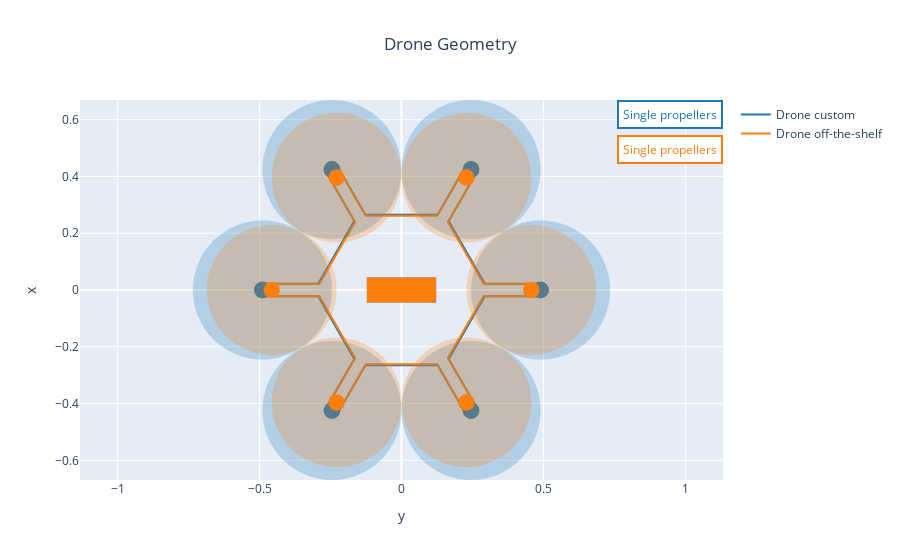

Here is the notebook cell this chart was saved with:
### Markdown cell above
## 3. Analysis and plots

We may now compare the results from the optimization in the continuous domain with the off-the-shelf configuration:

### Code cell
OUTPUT_FILE_CONTINUOUS = pth.join(DATA_FOLDER_PATH, "problem_outputs_DJI_M600_mdo.xml")
OUTPUT_FILE_DISCRETE = pth.join(DATA_FOLDER_PATH, "problem_outputs_discrete_DJI_M600_mdo.xml")
fig = multirotor_geometry_plot(OUTPUT_FILE_CONTINUOUS, name="Drone custom")
fig = multirotor_geometry_plot(OUTPUT_FILE_DISCRETE, name="Drone off-the-shelf", fig=fig)
fig.show()

### Figure 1 — Plotly figure (JSON) as saved in the notebook; plotly's stock layout.template omitted (floating-point values rounded to 4 significant figures)
{"data": [{"line": {"color": "rgb(31, 119, 180)"}, "mode": "lines", "name": "Drone custom", "type": "scatter", "uid": "8befeab8-02c9-4bdf-aab3-60209ffc0d0c", "x": [0.2933, 0.49, 0.49, 0.2933, 0.1661, 0.2644, 0.2256, 0.1272, -0.1272, -0.2256, -0.2644, -0.1661, -0.2933, -0.49, -0.49, -0.2933, -0.1661, -0.2644, -0.2256, -0.1272, 0.1272, 0.2256, 0.2644, 0.1661, 0.2933], "y": [0.02243, 0.02243, -0.02243, -0.02243, -0.2428, -0.4131, -0.4356, -0.2653, -0.2653, -0.4356, -0.4131, -0.2428, -0.02243, -0.02243, 0.02243, 0.02243, 0.2428, 0.4131, 0.4356, 0.2653, 0.2653, 0.4356, 0.4131, 0.2428, 0.02243]}, {"line": {"color": "rgb(255, 127, 14)"}, "mode": "lines", "name": "Drone off-the-shelf", "type": "scatter", "uid": "729e6abe-337f-4dd3-989f-3f552b81d155", "x": [0.2893, 0.4572, 0.4572, 0.2893, 0.1634, 0.2473, 0.2099, 0.1259, -0.1259, -0.2099, -0.2473, -0.1634, -0.2893, -0.4572, -0.4572, -0.2893, -0.1634, -0.2473, -0.2099, -0.1259, 0.1259, 0.2099, 0.2473, 0.1634, 0.2893], "y": [0.02162, 0.02162, -0.02162, -0.02162, -0.2397, -0.3851, -0.4068, -0.2613, -0.2613, -0.4068, -0.3851, -0.2397, -0.02162, -0.02162, 0.02162, 0.02162, 0.2397, 0.3851, 0.4068, 0.2613, 0.2613, 0.4068, 0.3851, 0.2397, 0.02162]}], "layout": {"annotations": [{"align": "center", "bgcolor": "white", "bordercolor": "rgb(31, 119, 180)", "borderpad": 4, "borderwidth": 2, "font": {"color": "rgb(31, 119, 180)"}, "showarrow": false, "text": "Single propellers", "x": 1, "xanchor": "right", "xref": "paper", "xshift": 0, "y": 1, "yanchor": "top", "yref": "paper", "yshift": 0}, {"align": "center", "bgcolor": "white", "bordercolor": "rgb(255, 127, 14)", "borderpad": 4, "borderwidth": 2, "font": {"color": "rgb(255, 127, 14)"}, "showarrow": false, "text": "Single propellers", "x": 1, "xanchor": "right", "xref": "paper", "xshift": 0, "y": 1, "yanchor": "top", "yref": "paper", "yshift": -35}], "autosize": true, "shapes": [{"fillcolor": "rgb(31, 119, 180)", "line": {"color": "rgb(31, 119, 180)", "width": 3}, "type": "rect", "x0": -0.1166, "x1": 0.1166, "xref": "x", "y0": -0.03888, "y1": 0.03888, "yref": "y"}, {"fillcolor": "rgb(31, 119, 180)", "line": {"color": "rgb(31, 119, 180)", "width": 3}, "type": "circle", "x0": 0.4655, "x1": 0.5144, "xref": "x", "y0": -0.02444, "y1": 0.02444, "yref": "y"}, {"fillcolor": "rgb(31, 119, 180)", "line": {"color": "rgb(31, 119, 180)", "width": 0}, "opacity": 0.25, "type": "circle", "x0": 0.245, "x1": 0.735, "xref": "x", "y0": -0.245, "y1": 0.245, "yref": "y"}, {"fillcolor": "rgb(31, 119, 180)", "line": {"color": "rgb(31, 119, 180)", "width": 3}, "type": "circle", "x0": 0.2205, "x1": 0.2694, "xref": "x", "y0": -0.4488, "y1": -0.3999, "yref": "y"}, {"fillcolor": "rgb(31, 119, 180)", "line": {"color": "rgb(31, 119, 180)", "width": 0}, "opacity": 0.25, "type": "circle", "x0": 8.327e-17, "x1": 0.49, "xref": "x", "y0": -0.6693, "y1": -0.1793, "yref": "y"}, {"fillcolor": "rgb(31, 119, 180)", "line": {"color": "rgb(31, 119, 180)", "width": 3}, "type": "circle", "x0": -0.2694, "x1": -0.2205, "xref": "x", "y0": -0.4488, "y1": -0.3999, "yref": "y"}, {"fillcolor": "rgb(31, 119, 180)", "line": {"color": "rgb(31, 119, 180)", "width": 0}, "opacity": 0.25, "type": "circle", "x0": -0.49, "x1": 8.327e-17, "xref": "x", "y0": -0.6693, "y1": -0.1793, "yref": "y"}, {"fillcolor": "rgb(31, 119, 180)", "line": {"color": "rgb(31, 119, 180)", "width": 3}, "type": "circle", "x0": -0.5144, "x1": -0.4655, "xref": "x", "y0": -0.02444, "y1": 0.02444, "yref": "y"}, {"fillcolor": "rgb(31, 119, 180)", "line": {"color": "rgb(31, 119, 180)", "width": 0}, "opacity": 0.25, "type": "circle", "x0": -0.735, "x1": -0.245, "xref": "x", "y0": -0.245, "y1": 0.245, "yref": "y"}, {"fillcolor": "rgb(31, 119, 180)", "line": {"color": "rgb(31, 119, 180)", "width": 3}, "type": "circle", "x0": -0.2694, "x1": -0.2205, "xref": "x", "y0": 0.3999, "y1": 0.4488, "yref": "y"}, {"fillcolor": "rgb(31, 119, 180)", "line": {"color": "rgb(31, 119, 180)", "width": 0}, "opacity": 0.25, "type": "circle", "x0": -0.49, "x1": -2.498e-16, "xref": "x", "y0": 0.1793, "y1": 0.6693, "yref": "y"}, {"fillcolor": "rgb(31, 119, 180)", "line": {"color": "rgb(31, 119, 180)", "width": 3}, "type": "circle", "x0": 0.2205, "x1": 0.2694, "xref": "x", "y0": 0.3999, "y1": 0.4488, "yref": "y"}, {"fillcolor": "rgb(31, 119, 180)", "line": {"color": "rgb(31, 119, 180)", "width": 0}, "opacity": 0.25, "type": "circle", "x0": 8.327e-17, "x1": 0.49, "xref": "x", "y0": 0.1793, "y1": 0.6693, "yref": "y"}, {"fillcolor": "rgb(255, 127, 14)", "line": {"color": "rgb(255, 127, 14)", "width": 3}, "type": "rect", "x0": -0.1168, "x1": 0.1168, "xref": "x", "y0": -0.03892, "y1": 0.03892, "yref": "y"}, {"fillcolor": "rgb(255, 127, 14)", "line": {"color": "rgb(255, 127, 14)", "width": 3}, "type": "circle", "x0": 0.4335, "x1": 0.4809, "xref": "x", "y0": -0.02375, "y1": 0.02375, "yref": "y"}, {"fillcolor": "rgb(255, 127, 14)", "line": {"color": "rgb(255, 127, 14)", "width": 0}, "opacity": 0.25, "type": "circle", "x0": 0.2286, "x1": 0.6858, "xref": "x", "y0": -0.2286, "y1": 0.2286, "yref": "y"}, {"fillcolor": "rgb(255, 127, 14)", "line": {"color": "rgb(255, 127, 14)", "width": 3}, "type": "circle", "x0": 0.2049, "x1": 0.2523, "xref": "x", "y0": -0.4197, "y1": -0.3722, "yref": "y"}, {"fillcolor": "rgb(255, 127, 14)", "line": {"color": "rgb(255, 127, 14)", "width": 0}, "opacity": 0.25, "type": "circle", "x0": 8.327e-17, "x1": 0.4572, "xref": "x", "y0": -0.6245, "y1": -0.1673, "yref": "y"}, {"fillcolor": "rgb(255, 127, 14)", "line": {"color": "rgb(255, 127, 14)", "width": 3}, "type": "circle", "x0": -0.2523, "x1": -0.2049, "xref": "x", "y0": -0.4197, "y1": -0.3722, "yref": "y"}, {"fillcolor": "rgb(255, 127, 14)", "line": {"color": "rgb(255, 127, 14)", "width": 0}, "opacity": 0.25, "type": "circle", "x0": -0.4572, "x1": 8.327e-17, "xref": "x", "y0": -0.6245, "y1": -0.1673, "yref": "y"}, {"fillcolor": "rgb(255, 127, 14)", "line": {"color": "rgb(255, 127, 14)", "width": 3}, "type": "circle", "x0": -0.4809, "x1": -0.4335, "xref": "x", "y0": -0.02375, "y1": 0.02375, "yref": "y"}, {"fillcolor": "rgb(255, 127, 14)", "line": {"color": "rgb(255, 127, 14)", "width": 0}, "opacity": 0.25, "type": "circle", "x0": -0.6858, "x1": -0.2286, "xref": "x", "y0": -0.2286, "y1": 0.2286, "yref": "y"}, {"fillcolor": "rgb(255, 127, 14)", "line": {"color": "rgb(255, 127, 14)", "width": 3}, "type": "circle", "x0": -0.2523, "x1": -0.2049, "xref": "x", "y0": 0.3722, "y1": 0.4197, "yref": "y"}, {"fillcolor": "rgb(255, 127, 14)", "line": {"color": "rgb(255, 127, 14)", "width": 0}, "opacity": 0.25, "type": "circle", "x0": -0.4572, "x1": -2.22e-16, "xref": "x", "y0": 0.1673, "y1": 0.6245, "yref": "y"}, {"fillcolor": "rgb(255, 127, 14)", "line": {"color": "rgb(255, 127, 14)", "width": 3}, "type": "circle", "x0": 0.2049, "x1": 0.2523, "xref": "x", "y0": 0.3722, "y1": 0.4197, "yref": "y"}, {"fillcolor": "rgb(255, 127, 14)", "line": {"color": "rgb(255, 127, 14)", "width": 0}, "opacity": 0.25, "type": "circle", "x0": 8.327e-17, "x1": 0.4572, "xref": "x", "y0": 0.1673, "y1": 0.6245, "yref": "y"}], "title": {"text": "Drone Geometry", "x": 0.5}, "xaxis": {"autorange": true, "domain": [0, 1], "range": [-3.845, 3.845], "title": {"text": "y"}, "type": "linear"}, "yaxis": {"autorange": true, "domain": [0, 1], "range": [-0.6693, 0.6693], "scaleanchor": "x", "scaleratio": 1, "title": {"text": "x"}, "type": "linear"}}}
